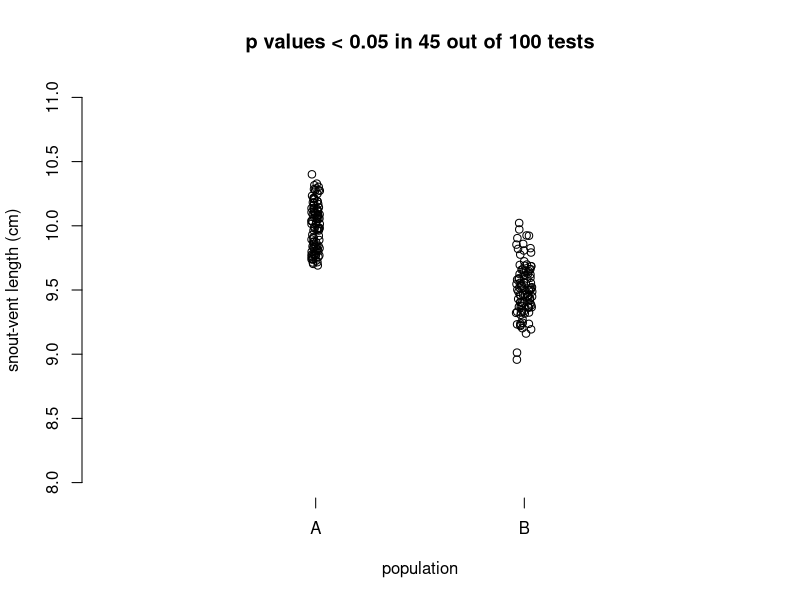

Reproduce this figure in R.
# script for carrying out power analysis on the lizard experiment

# declare variables
nsamp = 30
meanA = 10
meanB = 9.5
stdev = 1
x = 0
nreps = 100

# here I am making an empty plot with axes and labels
plot(1, type="n", xlim=c(0,3), ylim=c(8, 11),
     xlab="population", ylab="snout-vent length (cm)",
     axes=FALSE
)
axis(1, at=c(1, 2), labels=c("A", "B"), lwd=-1, lwd.ticks=1)
axis(2)

for (i in 1:nreps) {
  # take nsamps from each population
  lizA <- rnorm(nsamp, meanA, stdev)
  lizB <- rnorm(nsamp, meanB, stdev)

  # add sample means to the plot
  points(jitter(1), mean(lizA))
  points(jitter(2), mean(lizB))

  # run t test, increment x if significant
  my_t <- t.test(lizA, lizB)
  if(my_t$p.value < 0.05) {x = x + 1}
}

# add a ttile reporting outcome of t tests
title(main=paste("p values < 0.05 in", x, "out of", nreps, "tests"))
